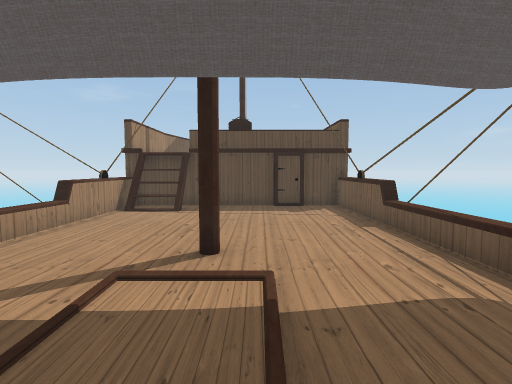
[1] (above)

12 first-person views from a walk through a 3-D level made in the Unity game engine. The camera is 1.5 m above the floor, tilts 4° down and sees 85° across. The floor is counted in squares, 1 m on a side. Each view is taken from the middle of a square. On the plan, view 1 faces up. The plan holds only what a view shows up to about 14 squares ahead; the rest is blank. The place goes on beyond the plan. The player character is not drawn.

[2]
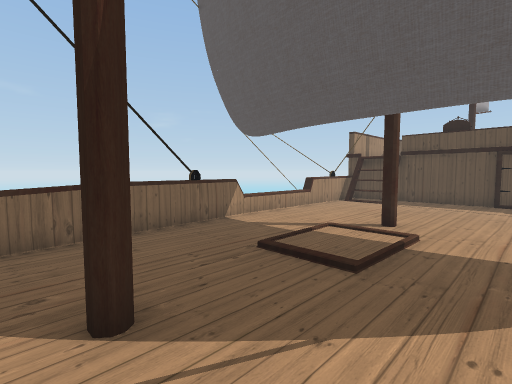

[3]
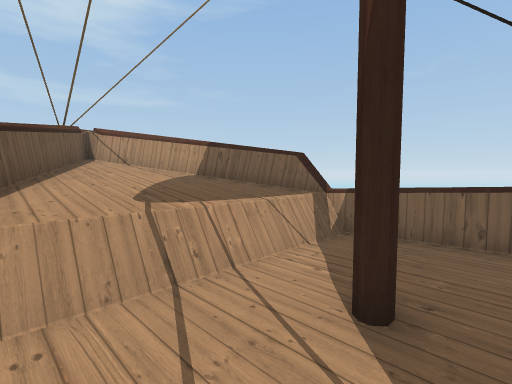

[4]
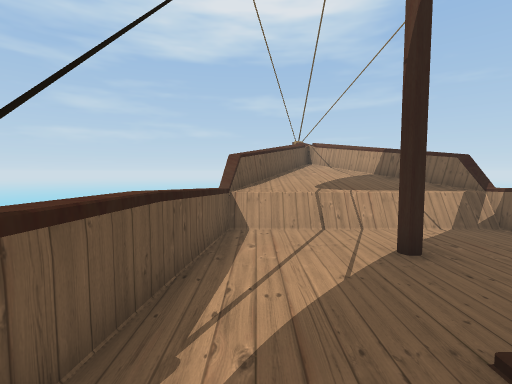

[5]
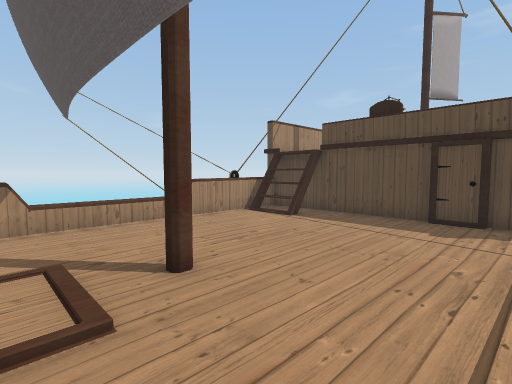

[6]
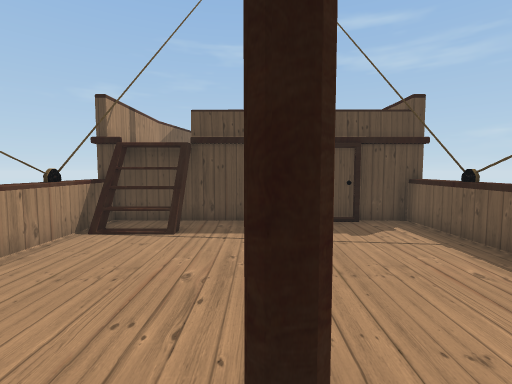

[7]
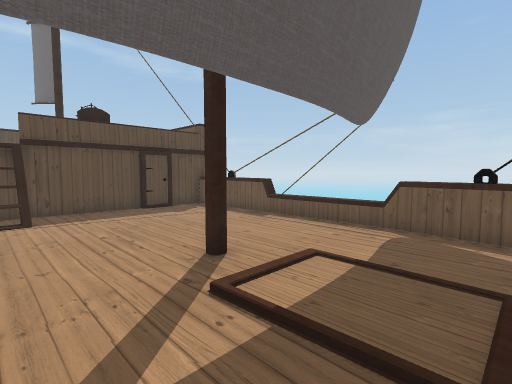

[8]
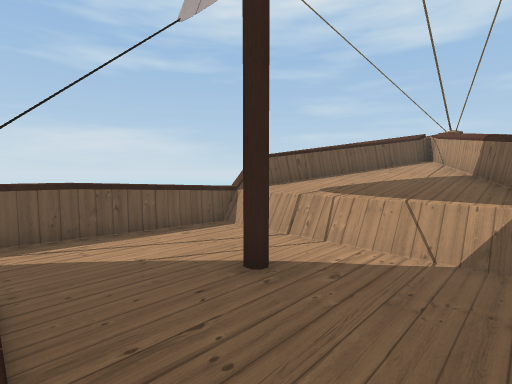

[9]
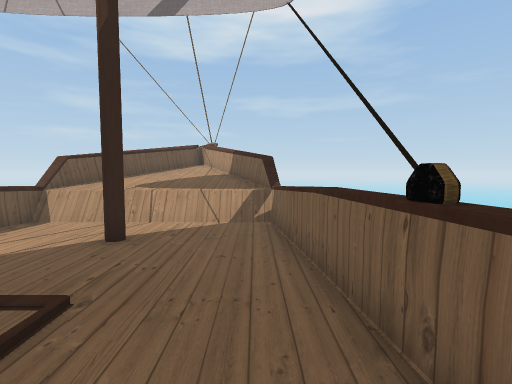

[10]
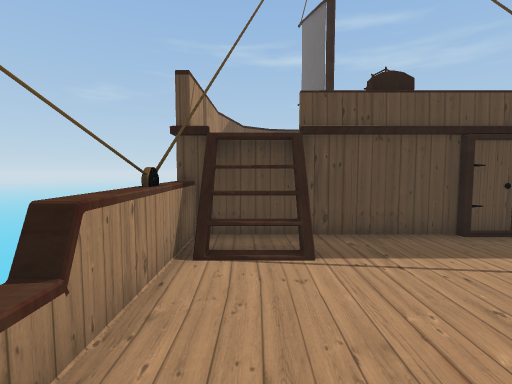

[11]
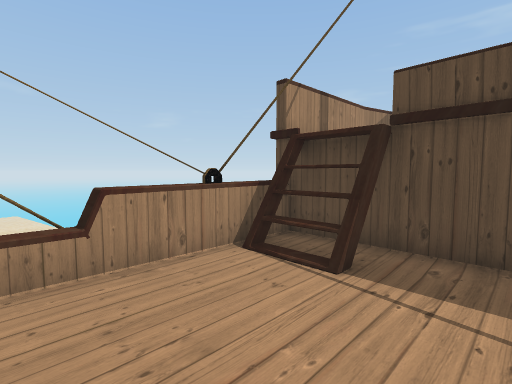

[12]
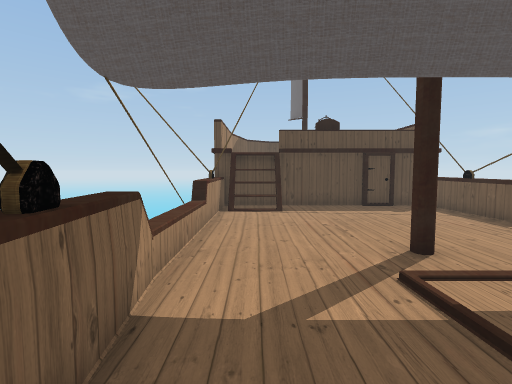

### Floor plan
Key: @ floor where view 1 was taken; # wall or solid block; x gap in a wall; . floor; / step, stairs or slope; = window, fence, low wall or low ledge; ^ raised ledge; v drop or lower ground.
Columns run from 6 left of view 1 to 4 right of it. Each row starts with its distance up from view 1.
 15 #^
 14 #
 13 #^^########
 12 =^^x...##.=
 11 #=........=
 10 #.........#
  9 =.........=
  8 =.........=
  7 =.........=
  6 =.........=
  5 =....#....=
  4 =...///...=
  3 #=.././...=
  2 ##.././...#
  1  =..///..=#
  0  =....@..=#
 -1  =.......=
 -2  =...#...=
 -3  =.......=
 -4  =.......=
 -5  ##^^^^^^#
 -6   #^^^^^^v
 -7   #^^^^^#

Where each view was taken, in squares from view 1:
view 1: 0 up, 0 right, facing up
view 2: 3 down, 2 right, facing up-left
view 3: 1 down, 2 right, facing down-left
view 4: 3 up, 2 right, facing down
view 5: 3 up, 3 right, facing up-left
view 6: 4 up, 1 left, facing up
view 7: 1 up, 4 left, facing up-right
view 8: 1 up, 4 left, facing down-right
view 9: 4 up, 4 left, facing down
view 10: 6 up, 4 left, facing up
view 11: 7 up, 1 left, facing up-left
view 12: 0 up, 4 left, facing up
